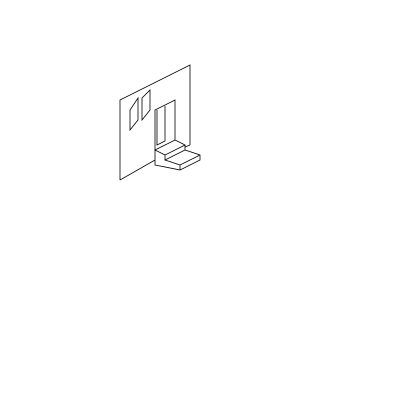

Here is the Python script that generated this plot:
import cairo

surface = cairo.ImageSurface(cairo.FORMAT_ARGB32, 400, 400)
ctx = cairo.Context(surface)
ctx.set_source_rgb(1,1,1)
ctx.paint()

ctx.move_to(120, 180)
ctx.line_to(120, 100)
ctx.line_to(190, 65)
ctx.line_to(190, 145)
# ctx.line_to(147, 186)
# ctx.close_path()

ctx.move_to(155, 150)
ctx.line_to(175, 140)
ctx.line_to(185, 145)
ctx.line_to(165, 155)
ctx.close_path()

ctx.move_to(155, 150)
ctx.line_to(155, 165)
ctx.line_to(180, 170)
ctx.line_to(200, 160)
ctx.line_to(200, 155)
ctx.line_to(185, 150)
ctx.line_to(165, 160)
ctx.line_to(180, 165)
ctx.line_to(180, 170)
ctx.move_to(180, 165)
ctx.line_to(200, 155)
ctx.move_to(165, 160)
ctx.line_to(165, 155)
ctx.move_to(185, 150)
ctx.line_to(185, 145)

ctx.move_to(120, 180)
ctx.line_to(155, 160)
ctx.move_to(190, 145)
ctx.line_to(185, 147)

ctx.move_to(155, 150)
ctx.line_to(155, 110)
ctx.line_to(175, 100)
ctx.line_to(175, 140)

ctx.move_to(157, 110)
ctx.line_to(157, 145)
ctx.line_to(165, 141)
ctx.line_to(165, 106)

ctx.move_to(130, 130)
ctx.line_to(130, 110)
ctx.line_to(138, 98)
ctx.line_to(138, 120)
ctx.close_path()

ctx.move_to(142, 98)
ctx.line_to(150, 90)
ctx.line_to(150, 110)
ctx.line_to(142, 120)
ctx.close_path()

ctx.set_source_rgb(0,0,0)
ctx.set_line_width(0.8)
ctx.stroke()

surface.write_to_png('right_wall.png')
